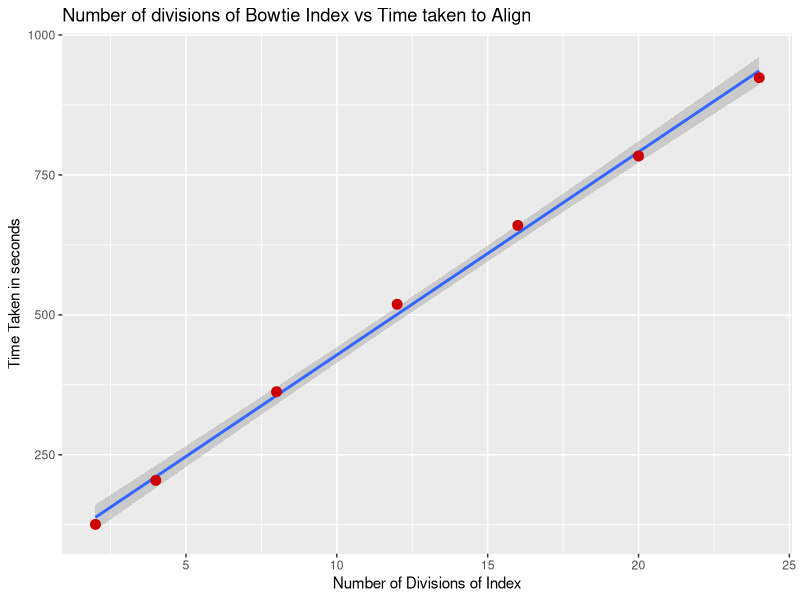
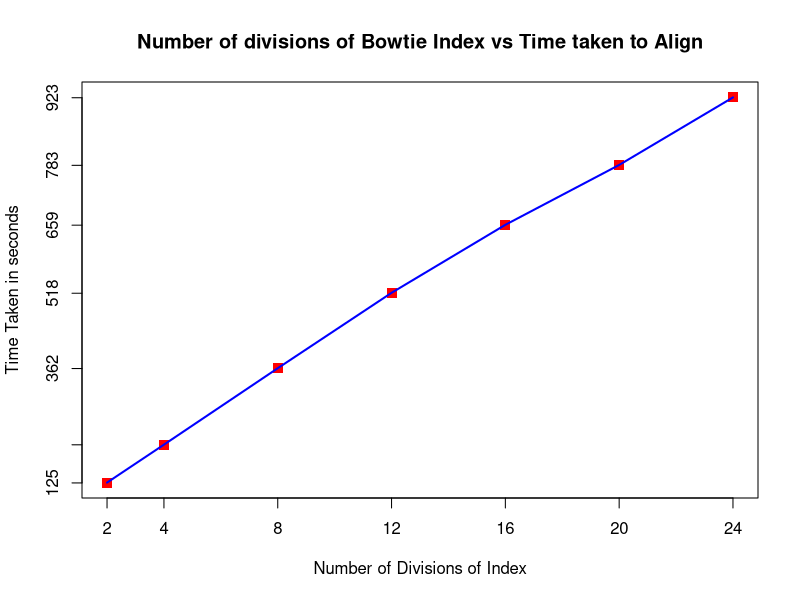

Write R code to recreate these figures, in order.
divisions = c(2, 4, 8, 12, 16, 20, 24)
time_taken = c(125.673305035, 204.298361063, 362.651827812, 518.877280951, 659.774741888, 783.794388056, 923.709709883)

pdf(file = "BenLangmeadResearch/CE_FMIndex/figs/timeVsdivisions.pdf")

yticks =  c(125, 204, 362, 518, 659, 783, 923)
xticks = c(2, 4, 8, 12, 16, 20, 24)
plot(divisions,time_taken,pch=".",cex = 10,col = "red",yaxt="n",xaxt="n",main = "Number of divisions of Bowtie Index vs Time taken to Align",ylab="Time Taken in seconds",xlab="Number of Divisions of Index")
axis(2,at=yticks,labels=yticks)
axis(1,at=xticks,labels=xticks)
lines(formula=time_taken~divisions,col="blue",lwd=2)
#abline(v=divisions)
#abline(h=time_taken)
dev.off()

# ggplot2 implementation to plot the trend

library(ggplot2)
dat = data.frame(divisions,time_taken)
dat

fig = ggplot(dat, aes(x=divisions, y=time_taken)) + geom_point(shape=1) +  geom_smooth(method=lm) + geom_point(size=3, colour="#CC0000") + labs(title = "Number of divisions of Bowtie Index vs Time taken to Align") + ylab("Time Taken in seconds") + xlab("Number of Divisions of Index")

fig

dev.off()

